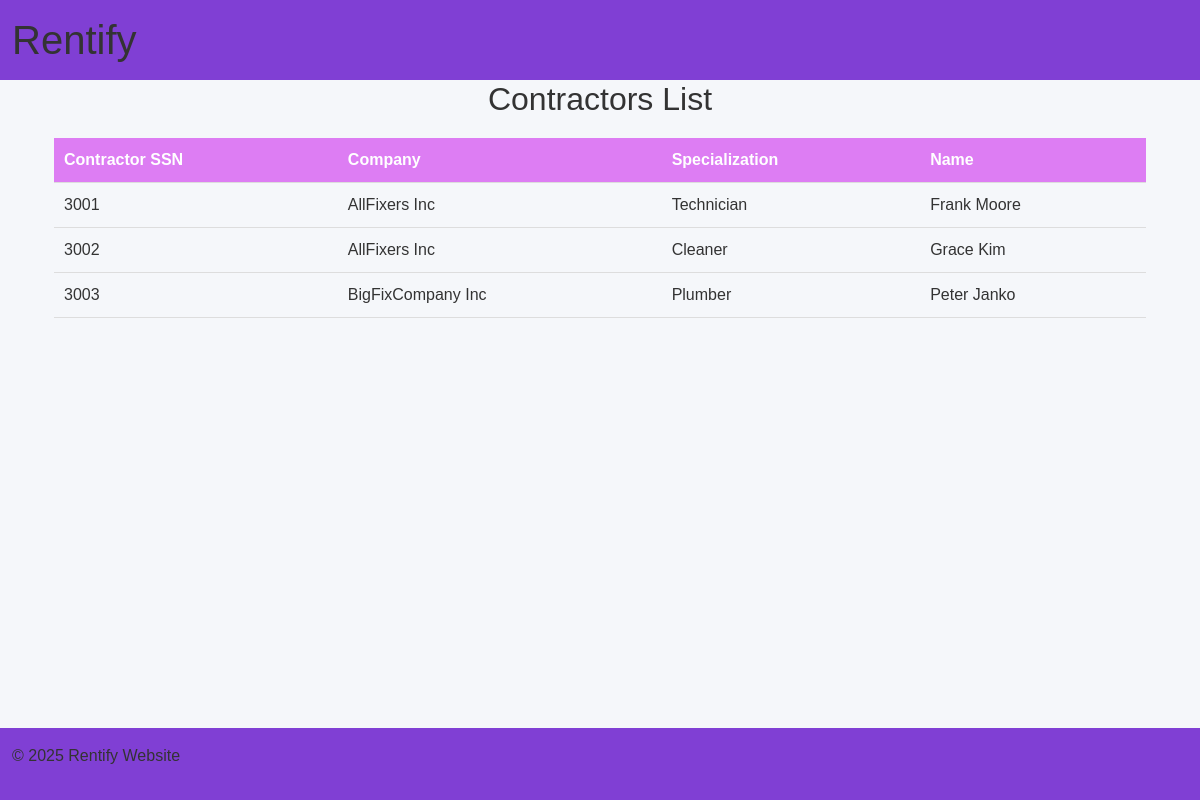
The page /contractor-view on the database its author committed.
### tables this page shows
CREATE TABLE EMPLOYEE (
        SSN INTEGER PRIMARY KEY,
        JobType TEXT,
        FOREIGN KEY (SSN) REFERENCES PERSON(SSN)
        ON DELETE CASCADE ON UPDATE CASCADE
    );

CREATE TABLE COMPANY (
        CompanyID INTEGER PRIMARY KEY,
        CompanyName TEXT,
        CompanyType TEXT
    );

CREATE TABLE PERSON (
        SSN INTEGER PRIMARY KEY,
        FirstName TEXT NOT NULL,
        LastName TEXT,
        UserName TEXT UNIQUE,
        Password TEXT
    );

### app.py (the view)
@app.route("/contractor-view", methods=["GET"])
def contractor():
    with sqlite3.connect("Homeapp.db") as conn:
        emps = conn.execute("SELECT e.SSN, e.JobType, p.FirstName, p.LastName, c.CompanyName FROM employee e INNER JOIN person p ON e.SSN == p.SSN INNER JOIN works_for w ON w.EmployeeSSN = e.SSN INNER JOIN company c ON w.CompanyID = c.CompanyID").fetchall()
    return render_template("ContractorView.html", emps=emps)

### templates/ContractorView.html (shortened to what this page needs)
{% extends 'base.html' %}
{% block content %}
<div class="container">
  <h2>Contractors List</h2>
  <table>
    <thead>
      <tr>
        <th>Contractor SSN</th>
        <th>Company</th>
        <th>Specialization</th>
        <th>Name</th>
      </tr>
    </thead>
    <tbody>
      {% for emp in emps %}
      <tr>
        <td>{{ emp[0] }}</td>
        <td>{{ emp[4] }}</td>
        <td>{{ emp[1] }}</td>
        <td>{{ emp[2]+" "+emp[3] }}</td>
      </tr>
      {% endfor %}
    </tbody>
  </table>
</div>
{% endblock %}

### static/css/styles.css (style rules this page uses)
body { font-family: Arial, sans-serif; background-color: #f5f7fa; color: #333; }
h2 { margin-bottom: 20px; text-align: center; }
table { width: 100%; border-collapse: collapse; }
th, td { padding: 10px; text-align: left; border-bottom: 1px solid #ddd; }
th { background-color: #dd7df3; color: white; }

### rows shown on the page
EMPLOYEE: SSN "3001", CompanyName "AllFixers Inc", JobType "Technician", LastName "Frank Moore"
EMPLOYEE: SSN "3002", CompanyName "AllFixers Inc", JobType "Cleaner", LastName "Grace Kim"
EMPLOYEE: SSN "3003", CompanyName "BigFixCompany Inc", JobType "Plumber", LastName "Peter Janko"
